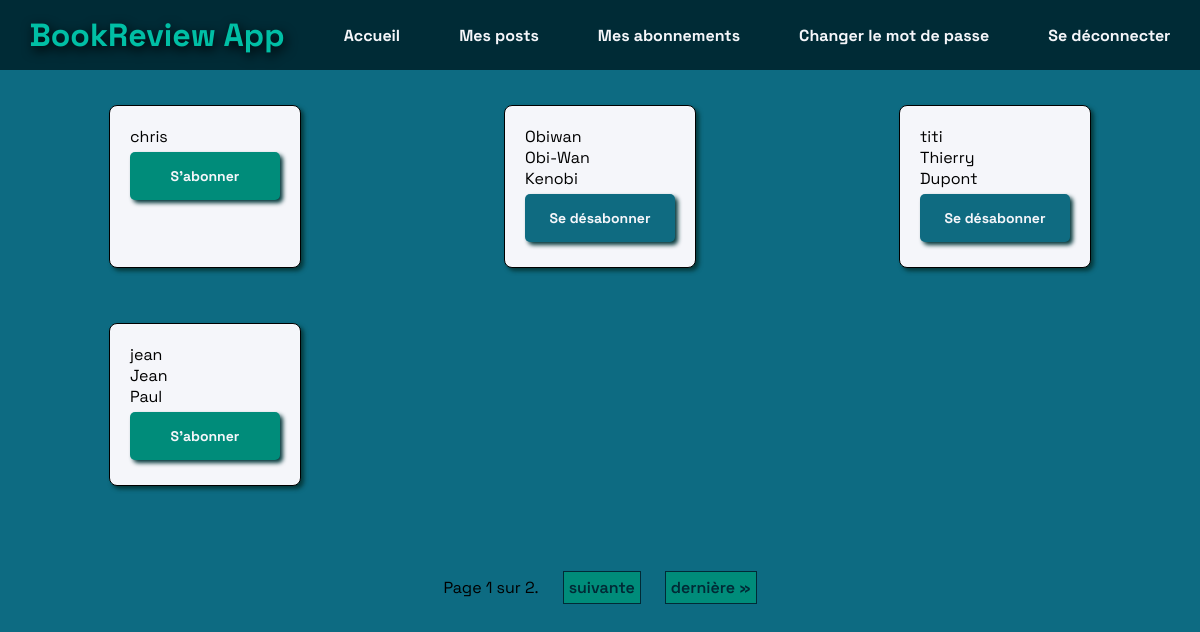
Screenshot of /users/list (signed in) with the database file from the repository.
### core/models.py (models this page shows, shortened)
class User(AbstractUser):
    pass
    @property
    def followed_people(self):
        list_followed_people = []
        for followed_people in self.following.all():
            list_followed_people.append(followed_people.followed_user)
        return list_followed_people

### review/views.py (the view)
# urls.py: path('users/list', login_required(review.views.UsersList.as_view()), name='users-list'),
class UsersList(View):
    def get(self, request):
        user = request.user
        users_to_follow = User.objects.all().exclude(id=request.user.id)
        list_followed_people = user.followed_people
        paginator = Paginator(users_to_follow, 4)
        page_number = request.GET.get('page')
        page_obj = paginator.get_page(page_number)
        context = {
            "users_to_follow": users_to_follow,
            "followed_people": list_followed_people,
            "page_obj": page_obj
        }
        return render(request, 'review/users_list.html', context)

### review/templates/review/users_list.html (shortened to what this page needs)
{% extends 'base.html' %}
{% load static %}
{% block statics %}
    <link rel="stylesheet" type="text/css" href="{% static 'review/styles.css' %}?{% now "U" %}">
{% endblock %}
{% block content %}
    <div class="bloc-card-user">
        {% for user in page_obj %}
            <div class="card-user">
                <p>{{ user.username }}</p>
                <p>{{ user.first_name }}</p>
                <p>{{ user.last_name }}</p>
                {% if user in followed_people %}
                    <form method="POST" action="{% url 'remove-follower' user.pk %}">
                        <button class="btn-followed" type="submit">Se désabonner</button>
                    </form>
                {% else %}
                    <form method="POST" action="{% url 'add-follower' user.pk %}">
                        <button class="btn-to-follow" type="submit">S'abonner</button>
                    </form>
                {% endif %}
            </div>
        {% empty %}
            <p>Oups... Il n'y pas d'autres utilisateurs !</p>
        {% endfor %}
    </div>
    {% if page_obj %}
        <div class="paginator-container">
            <span class="bloc-nb-page">
                Page {{ page_obj.number }} sur {{ page_obj.paginator.num_pages }}.
            </span>
            {% if page_obj.has_next %}
                <a class="link-page" href="?page={{ page_obj.next_page_number }}">suivante</a>
                <a class="link-page" href="?page={{ page_obj.paginator.num_pages }}">dernière »</a>
            {% endif %}
        </div>
    {% endif %}
{% endblock %}

### static/base/styles.css (style rules this page uses)
* { margin: 0; padding: 0; box-sizing: border-box; -webkit-font-smoothing: antialiased; font-family: 'Space Grotesk', sans-serif; }

### review/static/review/styles.css (style rules this page uses)
body { background-color: #0D6B82; }
.btn-ticket, .btn-to-follow, .btn-followed, .btn-validate { width: 150px; padding: 15px; background: rgba(0, 140, 122, 1); border-radius: 5px; margin: 5px 0; box-shadow: 3px 3px 4px 0 #05393b; border: none; cursor: pointer; transition: filter 0.5s; color: #f5f6fa; font-weight: 900; font-size: 18px; }
.paginator-container { display: flex; flex-direction: row; justify-content: center; align-items: center; }
.link-page { margin: 0 1%; color: #012A36; text-decoration: none; font-weight: 600; border: 1px solid; padding: 5px; background-color: rgba(0, 140, 122, 1); }
.bloc-nb-page { margin: 0 1%; }
.bloc-card-user { display: grid; grid-template-columns: repeat(auto-fill, minmax(300px, 1fr)); padding: 15px; gap: 15px; justify-items: center; margin-bottom: 50px; }
.card-user { padding: 20px; border: 1px solid; background: #f5f6fa; border-radius: 8px; box-shadow: 3px 3px 4px 0 #05393b; margin: 20px 0; }
.btn-to-follow, .btn-followed { font-size: 14px; }
.btn-followed { background-color: #0F6B81; }

### rows the page displays
User: username "chris", shows "S'abonner"
User: username "Obiwan", first_name "Obi-Wan", last_name "Kenobi", shows "Se désabonner"
User: username "titi", first_name "Thierry", last_name "Dupont", shows "Se désabonner"
User: username "jean", first_name "Jean", last_name "Paul", shows "S'abonner"

### other values shown
{{ page_obj.number }} "1"
{{ page_obj.paginator.num_pages }} "2"
